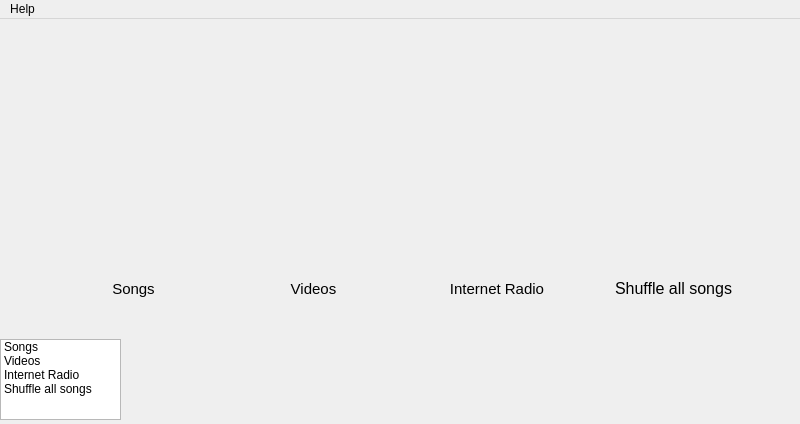
<?xml version="1.0" encoding="UTF-8"?>
<ui version="4.0">
 <class>MainWindow</class>
 <widget class="QMainWindow" name="MainWindow">
  <property name="geometry">
   <rect>
    <x>0</x>
    <y>0</y>
    <width>800</width>
    <height>424</height>
   </rect>
  </property>
  <property name="windowTitle">
   <string>Media player</string>
  </property>
  <property name="styleSheet">
   <string notr="true"/>
  </property>
  <property name="toolButtonStyle">
   <enum>Qt::ToolButtonTextOnly</enum>
  </property>
  <property name="tabShape">
   <enum>QTabWidget::Rounded</enum>
  </property>
  <widget class="QWidget" name="centralWidget">
   <widget class="QPushButton" name="songsButton">
    <property name="enabled">
     <bool>true</bool>
    </property>
    <property name="geometry">
     <rect>
      <x>27</x>
      <y>84</y>
      <width>181</width>
      <height>181</height>
     </rect>
    </property>
    <property name="styleSheet">
     <string notr="true"/>
    </property>
    <property name="text">
     <string/>
    </property>
    <property name="icon">
     <iconset>
      <normaloff>:/music</normaloff>:/music</iconset>
    </property>
    <property name="iconSize">
     <size>
      <width>164</width>
      <height>164</height>
     </size>
    </property>
    <property name="flat">
     <bool>true</bool>
    </property>
   </widget>
   <widget class="QPushButton" name="videosButton">
    <property name="enabled">
     <bool>true</bool>
    </property>
    <property name="geometry">
     <rect>
      <x>215</x>
      <y>84</y>
      <width>181</width>
      <height>181</height>
     </rect>
    </property>
    <property name="styleSheet">
     <string notr="true"/>
    </property>
    <property name="text">
     <string/>
    </property>
    <property name="icon">
     <iconset>
      <normaloff>:/video</normaloff>:/video</iconset>
    </property>
    <property name="iconSize">
     <size>
      <width>164</width>
      <height>164</height>
     </size>
    </property>
    <property name="flat">
     <bool>true</bool>
    </property>
   </widget>
   <widget class="QPushButton" name="radioButton">
    <property name="enabled">
     <bool>true</bool>
    </property>
    <property name="geometry">
     <rect>
      <x>403</x>
      <y>84</y>
      <width>181</width>
      <height>181</height>
     </rect>
    </property>
    <property name="styleSheet">
     <string notr="true"/>
    </property>
    <property name="text">
     <string/>
    </property>
    <property name="icon">
     <iconset>
      <normaloff>:/radio</normaloff>:/radio</iconset>
    </property>
    <property name="iconSize">
     <size>
      <width>164</width>
      <height>164</height>
     </size>
    </property>
    <property name="flat">
     <bool>true</bool>
    </property>
   </widget>
   <widget class="QPushButton" name="shuffleAllButton">
    <property name="enabled">
     <bool>true</bool>
    </property>
    <property name="geometry">
     <rect>
      <x>591</x>
      <y>84</y>
      <width>181</width>
      <height>181</height>
     </rect>
    </property>
    <property name="styleSheet">
     <string notr="true"/>
    </property>
    <property name="text">
     <string/>
    </property>
    <property name="icon">
     <iconset>
      <normaloff>:/shuffe</normaloff>:/shuffe</iconset>
    </property>
    <property name="iconSize">
     <size>
      <width>164</width>
      <height>164</height>
     </size>
    </property>
    <property name="flat">
     <bool>true</bool>
    </property>
   </widget>
   <widget class="QLabel" name="songsButtonLabel">
    <property name="geometry">
     <rect>
      <x>100</x>
      <y>260</y>
      <width>67</width>
      <height>20</height>
     </rect>
    </property>
    <property name="font">
     <font>
      <pointsize>13</pointsize>
     </font>
    </property>
    <property name="text">
     <string>&lt;!DOCTYPE HTML PUBLIC &quot;-//W3C//DTD HTML 4.0//EN&quot; &quot;http://www.w3.org/TR/REC-html40/strict.dtd&quot;&gt;
&lt;html&gt;&lt;head&gt;&lt;meta name=&quot;qrichtext&quot; content=&quot;1&quot; /&gt;&lt;style type=&quot;text/css&quot;&gt;
p, li { white-space: pre-wrap; }
&lt;/style&gt;&lt;/head&gt;&lt;body style=&quot; font-family:'Ubuntu'; font-size:11pt; font-weight:400; font-style:normal;&quot;&gt;
&lt;p align=&quot;center&quot; style=&quot; margin-top:0px; margin-bottom:0px; margin-left:0px; margin-right:0px; -qt-block-indent:0; text-indent:0px;&quot;&gt;Songs&lt;/p&gt;&lt;/body&gt;&lt;/html&gt;</string>
    </property>
   </widget>
   <widget class="QLabel" name="videosButtonLabel">
    <property name="geometry">
     <rect>
      <x>280</x>
      <y>260</y>
      <width>67</width>
      <height>20</height>
     </rect>
    </property>
    <property name="font">
     <font>
      <pointsize>13</pointsize>
     </font>
    </property>
    <property name="text">
     <string>&lt;!DOCTYPE HTML PUBLIC &quot;-//W3C//DTD HTML 4.0//EN&quot; &quot;http://www.w3.org/TR/REC-html40/strict.dtd&quot;&gt;
&lt;html&gt;&lt;head&gt;&lt;meta name=&quot;qrichtext&quot; content=&quot;1&quot; /&gt;&lt;style type=&quot;text/css&quot;&gt;
p, li { white-space: pre-wrap; }
&lt;/style&gt;&lt;/head&gt;&lt;body style=&quot; font-family:'Ubuntu'; font-size:11pt; font-weight:400; font-style:normal;&quot;&gt;
&lt;p align=&quot;center&quot; style=&quot; margin-top:0px; margin-bottom:0px; margin-left:0px; margin-right:0px; -qt-block-indent:0; text-indent:0px;&quot;&gt;Videos&lt;/p&gt;&lt;/body&gt;&lt;/html&gt;</string>
    </property>
   </widget>
   <widget class="QLabel" name="radioButtonLabel">
    <property name="geometry">
     <rect>
      <x>442</x>
      <y>260</y>
      <width>110</width>
      <height>20</height>
     </rect>
    </property>
    <property name="font">
     <font>
      <pointsize>13</pointsize>
     </font>
    </property>
    <property name="text">
     <string>&lt;!DOCTYPE HTML PUBLIC &quot;-//W3C//DTD HTML 4.0//EN&quot; &quot;http://www.w3.org/TR/REC-html40/strict.dtd&quot;&gt;
&lt;html&gt;&lt;head&gt;&lt;meta name=&quot;qrichtext&quot; content=&quot;1&quot; /&gt;&lt;style type=&quot;text/css&quot;&gt;
p, li { white-space: pre-wrap; }
&lt;/style&gt;&lt;/head&gt;&lt;body style=&quot; font-family:'Ubuntu'; font-size:11pt; font-weight:400; font-style:normal;&quot;&gt;
&lt;p align=&quot;center&quot; style=&quot; margin-top:0px; margin-bottom:0px; margin-left:0px; margin-right:0px; -qt-block-indent:0; text-indent:0px;&quot;&gt;Internet Radio&lt;/p&gt;&lt;/body&gt;&lt;/html&gt;</string>
    </property>
   </widget>
   <widget class="QLabel" name="shuffleLabel">
    <property name="geometry">
     <rect>
      <x>615</x>
      <y>260</y>
      <width>120</width>
      <height>20</height>
     </rect>
    </property>
    <property name="font">
     <font>
      <pointsize>13</pointsize>
     </font>
    </property>
    <property name="text">
     <string>&lt;!DOCTYPE HTML PUBLIC &quot;-//W3C//DTD HTML 4.0//EN&quot; &quot;http://www.w3.org/TR/REC-html40/strict.dtd&quot;&gt;
&lt;html&gt;&lt;head&gt;&lt;meta name=&quot;qrichtext&quot; content=&quot;1&quot; /&gt;&lt;style type=&quot;text/css&quot;&gt;
p, li { white-space: pre-wrap; }
&lt;/style&gt;&lt;/head&gt;&lt;body style=&quot; font-family:'Ubuntu'; font-size:13pt; font-weight:400; font-style:normal;&quot;&gt;
&lt;p style=&quot; margin-top:0px; margin-bottom:0px; margin-left:0px; margin-right:0px; -qt-block-indent:0; text-indent:0px;&quot;&gt;&lt;span style=&quot; font-size:12pt;&quot;&gt;Shuffle all songs&lt;/span&gt;&lt;/p&gt;&lt;/body&gt;&lt;/html&gt;</string>
    </property>
   </widget>
   <widget class="QListWidget" name="listWidget">
    <property name="geometry">
     <rect>
      <x>0</x>
      <y>320</y>
      <width>121</width>
      <height>81</height>
     </rect>
    </property>
    <property name="verticalScrollBarPolicy">
     <enum>Qt::ScrollBarAlwaysOff</enum>
    </property>
    <property name="horizontalScrollBarPolicy">
     <enum>Qt::ScrollBarAlwaysOff</enum>
    </property>
    <property name="editTriggers">
     <set>QAbstractItemView::NoEditTriggers</set>
    </property>
    <property name="iconSize">
     <size>
      <width>128</width>
      <height>128</height>
     </size>
    </property>
    <item>
     <property name="text">
      <string>Songs</string>
     </property>
     <property name="icon">
      <iconset>
       <normaloff>../../../../../../../usr/share/icons/hicolor/164x164/hildon/mediaplayer_main_button_music.png</normaloff>../../../../../../../usr/share/icons/hicolor/164x164/hildon/mediaplayer_main_button_music.png</iconset>
     </property>
    </item>
    <item>
     <property name="text">
      <string>Videos</string>
     </property>
     <property name="icon">
      <iconset>
       <normaloff>../../../../../../../usr/share/icons/hicolor/164x164/hildon/mediaplayer_main_button_video.png</normaloff>../../../../../../../usr/share/icons/hicolor/164x164/hildon/mediaplayer_main_button_video.png</iconset>
     </property>
    </item>
    <item>
     <property name="text">
      <string>Internet Radio</string>
     </property>
     <property name="icon">
      <iconset>
       <normaloff>../../../../../../../usr/share/icons/hicolor/164x164/hildon/mediaplayer_main_button_radio.png</normaloff>../../../../../../../usr/share/icons/hicolor/164x164/hildon/mediaplayer_main_button_radio.png</iconset>
     </property>
    </item>
    <item>
     <property name="text">
      <string>Shuffle all songs</string>
     </property>
     <property name="icon">
      <iconset>
       <normaloff>../../../../../../../usr/share/icons/hicolor/164x164/hildon/mediaplayer_main_button_shuffle.png</normaloff>../../../../../../../usr/share/icons/hicolor/164x164/hildon/mediaplayer_main_button_shuffle.png</iconset>
     </property>
    </item>
   </widget>
  </widget>
  <widget class="QMenuBar" name="menuBar">
   <property name="geometry">
    <rect>
     <x>0</x>
     <y>0</y>
     <width>800</width>
     <height>25</height>
    </rect>
   </property>
   <widget class="QMenu" name="menuHelp">
    <property name="title">
     <string>Help</string>
    </property>
    <addaction name="actionAbout"/>
   </widget>
   <addaction name="menuHelp"/>
  </widget>
  <action name="actionAbout">
   <property name="text">
    <string>About</string>
   </property>
  </action>
 </widget>
 <layoutdefault spacing="6" margin="11"/>
 <resources/>
 <connections/>
</ui>
